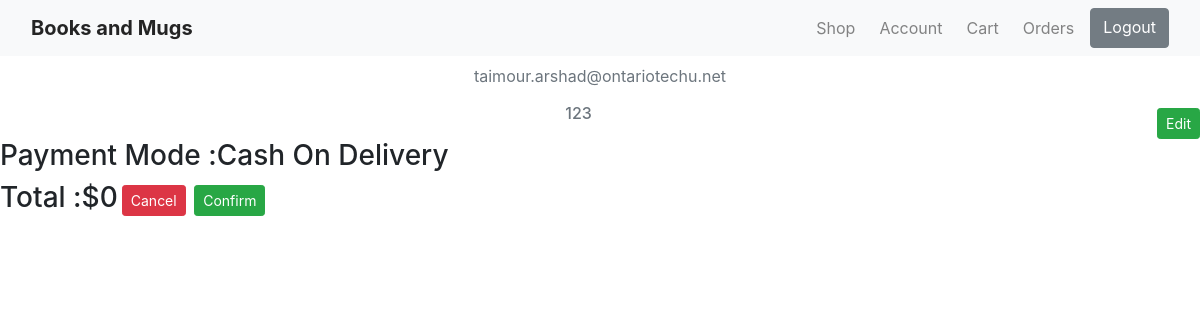
The page /checkout (signed in) on the database as committed earlier.
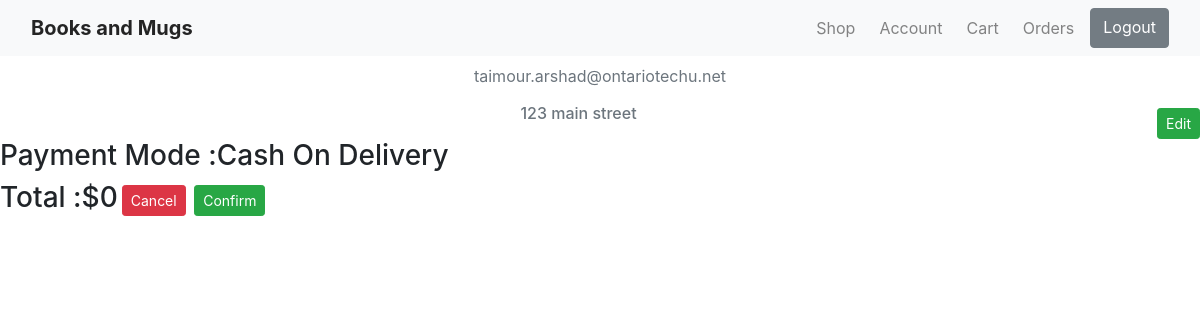
The same page on the database as committed later.
### website/models.py (models this page shows)
class User(db.Model, UserMixin):
    id = db.Column(db.Integer, primary_key = True)
    email = db.Column(db.String(100), unique=True)
    first_name = db.Column(db.String(100))
    last_name = db.Column(db.String(100))
    address = db.Column(db.String(100))
    phone = db.Column(db.String(100))
    password = db.Column(db.String(100))
    review = db.relationship('Review')

### website/views.py (the view)
@views.route("/checkout")
def checkout():
    carts=Cart.query.filter_by(user_id=current_user.id).all()
    c=Cart.query.filter_by(user_id=current_user.id).first()
    sum=0
    for cart in carts:
        sum=sum+cart.cartbook.price
    return render_template('checkout.html', title="checkout",carts=carts,total=sum, user=current_user)

### website/__init__.py (called while the page is built)
def create_app():
    app = Flask(__name__)
    app.config['SECRET_KEY'] = 'password'
    app.config['SQLALCHEMY_DATABASE_URI'] = f'sqlite:///{DB_NAME}'
    db.init_app(app)
    from .models import User, Review, Book
    admin = Admin(app)
    admin.add_view(ModelView(Book, db.session))
    from .views import views
    from .auth import auth
    app.register_blueprint(views,url_prefix='/')
    app.register_blueprint(auth,url_prefix='/')
    create_database(app)
    login_manager = LoginManager()
    login_manager.login_view='auth.login'
    login_manager.init_app(app)
    @login_manager.user_loader
    def load_user(id):
        return User.query.get(int(id))
    return app

### website/templates/checkout.html (shortened to what this page needs)
{% extends "base.html" %}
{% block content %}
	<div class="content-section">
          <p class="text-secondary">{{ current_user.email }}</p>
		  <div style="float:right">
			<a class="btn btn-success btn-sm mt-1 mb-1" href="{{ url_for('auth.account') }}">Edit</a>
		  </div>
		  <h6 class="text-secondary">{{ current_user.address }}</h6>
        </div>
	<article class="media content-section">
		<h3 class="book-title">Payment Mode&nbsp;:</h3>
		<h3 class="article-content mode">Cash On Delivery</h3>
	</article>
	<article class="media content-section">
		<h3 class="article-content">Total&nbsp;:</h3>
		<h3 class="article-content">${{ total }}</h3>
	<div class="checkout">
		<div style="float:right">
			<button type="button" class="btn btn-danger btn-sm m-1" data-toggle="modal" data-target="#deleteModal">Cancel</button>
			<a class="btn btn-success btn-sm mt-1 mb-1" href="{{ url_for('auth.confirm') }}">Confirm</a>
		</div>
	</div>
	</article>
{% endblock content %}

Rows that differ between the two databases and show on the page:
changed User "taimour.arshad@ontariotechu.net": address "123" → "123 main street"
